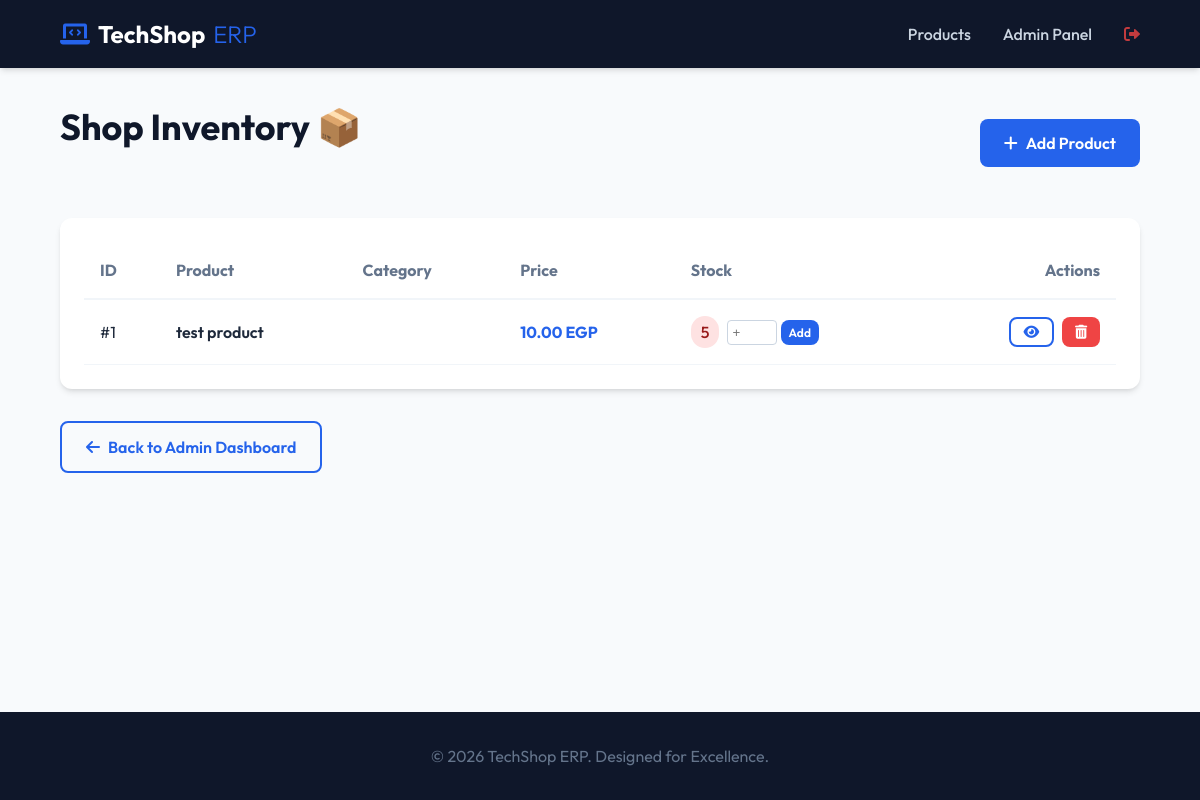
/admin-products (signed in), run on an earlier commit of the app's database.
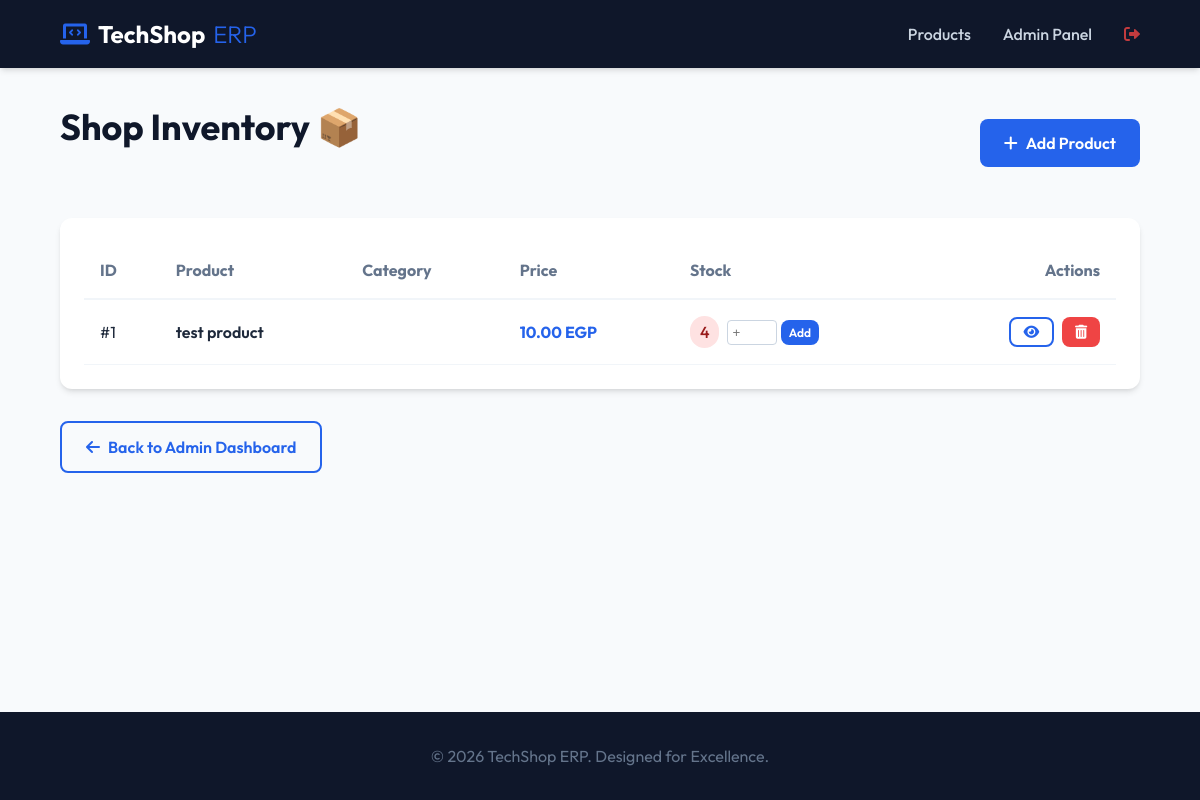
And on a later commit of the database.
### tables this page shows
CREATE TABLE products (
  id INTEGER PRIMARY KEY AUTOINCREMENT,
  name TEXT NOT NULL,
  category TEXT,
  price REAL NOT NULL,
  quantity INTEGER DEFAULT 0,
  image TEXT,
  description TEXT
);

### inventory.py (the view)
@inventory_bp.route("/admin-products")
def admin_products():
    if session.get("role") != "admin":
        return redirect(url_for("web_login"))
    db = get_db()
    products = db.execute("SELECT * FROM products").fetchall()
    return render_template("admin_products.html", products=products)

### app.py (called while the page is built)
@app.context_processor
def inject_globals():
    cart_count = len(session.get("cart", []))
    return dict(cart_count=cart_count)

### inventory.py (called while the page is built)
def get_db():
    if 'db' not in g:
        g.db = sqlite3.connect("database.db", timeout=20)
        g.db.row_factory = sqlite3.Row
        g.db.execute("PRAGMA foreign_keys = ON")
    return g.db

### templates/admin_products.html (shortened to what this page needs)
{% extends "base.html" %}
{% block content %}
<div style="display: flex; justify-content: space-between; align-items: center; margin-bottom: 2rem;">
    <h1>Shop Inventory 📦</h1>
    <a href="/add-product" class="btn btn-primary">
        <i class="fas fa-plus"></i> Add Product
    </a>
</div>
<div class="cart-table-wrapper">
    <table>
        <thead>
            <tr>
                <th>ID</th>
                <th>Product</th>
                <th>Category</th>
                <th>Price</th>
                <th>Stock</th>
                <th style="text-align: right;">Actions</th>
            </tr>
        </thead>
        <tbody>
            {% for product in products %}
            <tr>
                <td>#{{ product.id }}</td>
                <td style="font-weight: 600;">{{ product.name }}</td>
                <td>{{ product.category }}</td>
                <td style="color: var(--primary-color); font-weight: 700;">{{ "{:,.2f}".format(product.price) }} EGP</td>
                <td>
                    <div style="display: flex; gap: 0.5rem; align-items: center;">
                        {% set is_low = product.quantity <= 5 %}
                        {% set badge_bg = '#fee2e2' if is_low else '#f1f5f9' %}
                        {% set badge_color = '#991b1b' if is_low else '#1e293b' %}
                        <span class="stock-badge {{ 'low' if is_low else '' }}"
                              style="background: {{ badge_bg }}; color: {{ badge_color }}; padding: 4px 10px; border-radius: 20px; font-weight: 500;">
                            {{ product.quantity }}
                        </span>
                        <form action="/restock/{{ product.id }}" method="POST" style="display: flex; gap: 0.2rem;">
                            <input type="number" name="amount" placeholder="+" style="width: 50px; padding: 4px; border-radius: 4px; border: 1px solid #cbd5e1;" required>
                            <button type="submit" class="btn btn-primary" style="padding: 4px 8px; font-size: 0.75rem;">Add</button>
                        </form>
                    </div>
                </td>
                <td style="text-align: right;">
                    <div class="admin-actions" style="display: flex; gap: 0.5rem; justify-content: flex-end;">
                        <a href="/product/{{ product.id }}" class="btn btn-outline" style="padding: 0.4rem 0.8rem; font-size: 0.875rem;">
                            <i class="fas fa-eye"></i>
                        </a>
                        <a href="/delete-product/{{ product.id }}" class="btn btn-danger"
                           style="padding: 0.4rem 0.8rem; font-size: 0.875rem;"
                           onclick="return confirm('Are you sure you want to delete this product?')">
                            <i class="fas fa-trash-alt"></i>
                        </a>
                    </div>
                </td>
            </tr>
            {% endfor %}
        </tbody>
    </table>
</div>
<div style="margin-top: 2rem;">
    <a href="/admin" class="btn btn-outline">
        <i class="fas fa-arrow-left"></i> Back to Admin Dashboard
    </a>
</div>
{% endblock %}

What changed in the data, as far as the page shows it:
changed products "test product": quantity "5" → "4"
